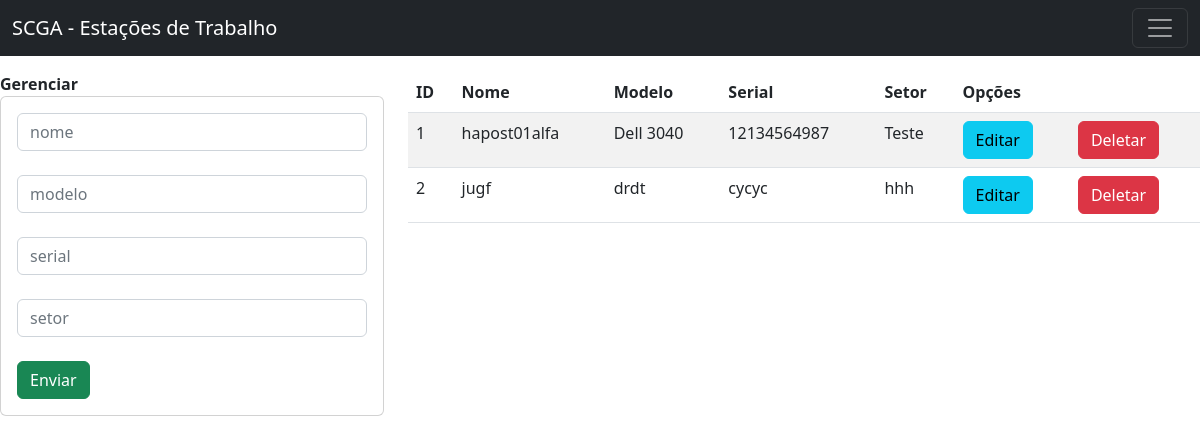
Before: / with the older database file.
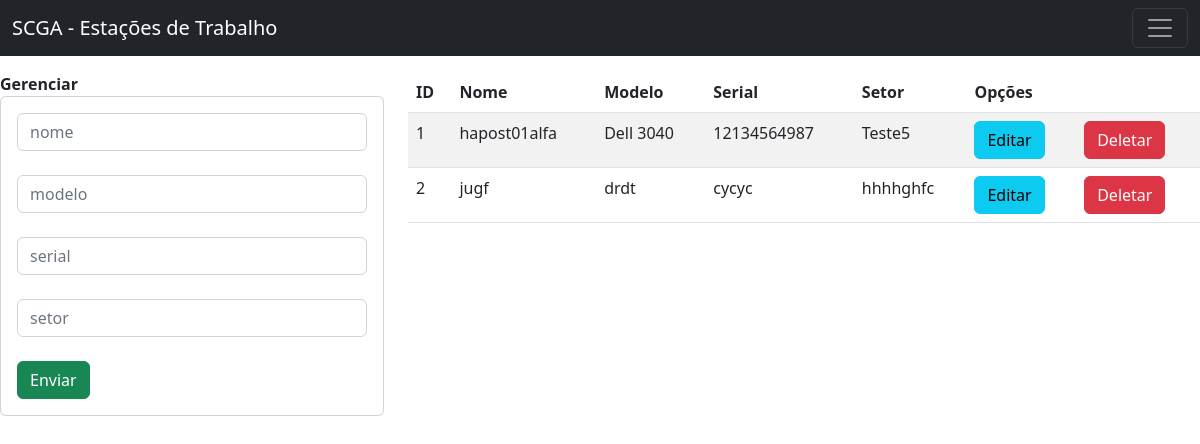
After: the same page with the newer database file.
### Apps/estacao/models.py (models this page shows)
class EstacaoTrabalho(models.Model):
    identificador=models.AutoField(primary_key=True)
    nome=models.CharField(max_length=20)
    modelo=models.CharField(max_length=12)
    serial=models.CharField(max_length=20)
    setor=models.CharField(max_length=10)

### Apps/estacao/views.py (the view)
# urls.py: path('',views.home),
def home(request):
    ativos = EstacaoTrabalho.objects.all()
    return render(request, "GestaoEstacoes.html", {"ListarAtivos": ativos})

### Apps/estacao/templates/GestaoEstacoes.html (shortened to what this page needs)
{% extends './base.html' %}
{% block body %}
<br>
<br>
<br>
    <div class="row">
        <div class="col-sm-12 col-md-6 col-lg-4 col-xl-4">
               <b>Gerenciar</b>
            <div class="card">
                <div class="card-body">
                    <form action="/registrarEstacao/" method="POST">{% csrf_token %}
                        <div class="form-group">
                            <input type="text" id="txtNome" class="form-control" name="txtNome" placeholder="nome">
                        </div>
                        <br>
                        <div class="form-group">
                         <input type="text" id="txtmodelo" class="form-control" name="txtmodelo" placeholder="modelo">
                        </div>
                        <br>
                        <div class="form-group">
                            <input type="text" id="txtserial" class="form-control" name="txtserial" placeholder="serial">
                        </div>
                        <br>
                        <div class="form-group">
                            <input type="text" id="txtsetor" class="form-control" name="txtsetor" placeholder="setor">
                        </div>
                        <br>
                        <div class="form-group">
                            <button type="submit" class="btn btn-success btn-block text-white">Enviar</button>
                        </div>
                    </form>
                </div>
            </div>
        </div>
        <div class="col-sm-12 col-md-6 col-lg-8 col-xl-8">
            <div class="table-responsive">
                <table class=" table table-striped">
                    <thead>
                        <tr>
                            <th>ID</th>
                            <th>Nome</th>
                            <th>Modelo</th>
                            <th>Serial</th>
                            <th>Setor</th>
                            <th colspan="2">Opções</th>
                        </tr>
                    </thead>
                    <tbody>
                        {%for a in ListarAtivos%}
                        <tr>
                            <td>{{a.identificador}}</td>
                            <td>{{a.nome}}</td>
                            <td>{{a.modelo}}</td>
                            <td>{{a.serial}}</td>
                            <td>{{a.setor}}</td>
                            <td><a href="edicaoEstacao/{{a.identificador}}" class="btn btn-info">Editar</a></td>
                            <td><a href="deletarEstacao/{{a.identificador}}" class="btn btn-danger btnEliminacion">Deletar</a></td>
                        </tr>
                        {% endfor %}
                    </tbody>
                </table>
        </div>
    </div>
</div>
{% endblock %}

### Apps/estacao/templates/base.html (shortened to what this page needs)
<!DOCTYPE html>
<html>
    <head>
        <link rel="stylesheet" href="">
        <link href="https://cdn.jsdelivr.net/npm/bootstrap@5.2.3/dist/css/bootstrap.min.css" rel="stylesheet">
    </head>
    <body>
        <nav class="navbar navbar-dark bg-dark fixed-top">
            <div class="container-fluid">
              <a class="navbar-brand" href="#">SCGA - Estações de Trabalho</a>
              <button class="navbar-toggler" type="button" data-bs-toggle="offcanvas" data-bs-target="#offcanvasDarkNavbar" aria-controls="offcanvasDarkNavbar">
                <span class="navbar-toggler-icon"></span>
              </button>
          </nav>
       {% block body %}
       {% endblock %}
    </body>
</html>

Changed rows visible on the page:
changed EstacaoTrabalho "hapost01alfa": setor "Teste" → "Teste5"
changed EstacaoTrabalho "jugf": setor "hhh" → "hhhhghfc"
